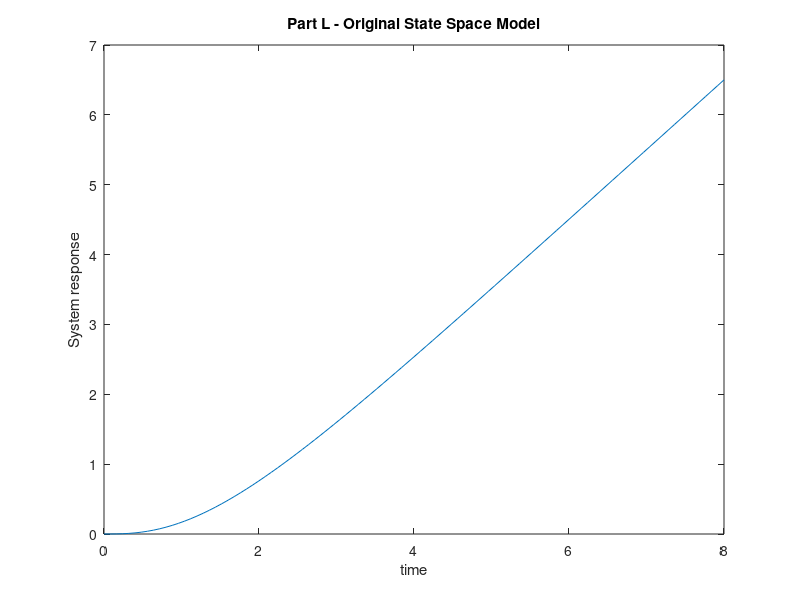

Here is the MATLAB script that generated this plot: (Note: this script raises an error after producing the figure.)
%% LINEAR CONTROL THEORY FINAL PROJECT QUESTION 1

% NOTE FOR THE GRADER: Each part that is written in code must be run within
% its own section. Some parts of the project have variables that rewrite
% themselves so if it is ran all at the same time you will receive
% conflicting information. Thank you!

clear; clc;

%%%%%%%%% CONSTANTS
J = 1; % kg/m^2
L = 1; % henry
R = 2; % ohm
damp = 1; % damping, N-m-s
k_T = 2; % N-m/A


%%%%%%%%%% STATE SPACE
A = [0 1 0; 0 (-damp/J) (k_T/J); 0 0 (-R/L)]
B = [0; 0;(1/L)]
C = [1 0 0]
D = 0

sys = ss(A,B,C,D)

%% PROBLEM 1 PART C

[b,a] = ss2tf(A,B,C,D)

%%% b represents the coefficients of the numerator
%%% a represents the coefficients of the denominator

%% PROBLEM 1 PART E
A_1 = [0 1 0; 0 (-damp/J) (k_T/J);0 0 (-R/L)]
A_2 = [0 1 0; 0 0 1; 0 (-damp*R/(J*L)) (-(damp*L + J*R)/(J*L))]

[Q_1,D_1] = eig(A_1)
[Q_2,D_2] = eig(A_2)

%% PROBLEM 1 PART H

clear; clc; 

J = 1; % kg/m^2
L = 1; % henry
R = 2; % ohm
damp = 1; % damping, N-m-s
k_T = 2; % N-m/A

A = [0 1 0; 0 (-damp/J) (k_T/J); 0 0 (-R/L)]
B = [0; 0;(1/L)]
C = [1 0 0]
D = 0

sys = ss(A,B,C,D)

Co = ctrb(sys)
Ob = obsv(sys)

%% PROBLEM 1 PART K

A = [0 1 0; 0 -1 2; 0 0 -2]
B = [0;0;1]

S = [B A*B (A^2)*B]
S_inv = inv(S)
M_1 = S_inv(rank(S_inv),:)
M = [M_1; (M_1)*A; (M_1)*A^2]
M_inv = inv(M)

A_con = M*A*M_inv
B_con = M*B
C_con = C*M_inv
D_con = 0

%% PROBLEM 1 PART L

% part A

A_A = [0 1 0; 0 -1 2; 0 0 -2]
B_A = [0;0;1]
C_A = [1 0 0]
D_A = 0

sys_A = ss(A_A,B_A,C_A,D_A)


y_A = step(sys_A,8)
x_A = [0:8/(size(y_A,1)-1):8]

figure
plot(x_A,y_A)

title('Part L - Original State Space Model')
xlabel('time')
ylabel('System response')

% part E

csys = canon(sys,'modal',Inf)
[A_diag,B_diag,C_diag,D_diag] = ssdata(csys)

y_diag = step(csys,8)
x_diag = [0: 8/(size(y_diag,1)-1):8]

figure
plot(x_diag,y_diag)
title('Part L - Diagonal Matrix')
xlabel('time')
ylabel('System Response')

% part K - Controller Canonical Form

sys_can = ss(A_con,B_con,C_con,D_con)

y_can = step(sys_can,8)
x_can = [0:8/(size(y_can,1)-1):8]

figure
plot(x_can,y_can)
title('Part L - Controller Canonical Form')
xlabel('time')
ylabel('System Response')

figure
plot(x_A,y_A,x_diag,y_diag,x_can,y_can)
title('Combined graphs')
xlabel('time')
ylabel('System Response')

%% PART M

% original state space form
poles = eig(A_A)
p1 = -4
p2 = -12
p3 = -13

K_A = place(A,B,[p1 p2 p3])
sys_A_cl = ss(A_A-B_A*K_A,B_A,C,0)

y_A_cl = step(sys_A_cl,8)
x_A_cl = [0:8/(size(y_A_cl,1)-1):8]

figure
plot(x_A_cl,y_A_cl)
title('Part M - Original State Space Form')
xlabel('time')
ylabel('System Response')

% Diagonal Matrix form - Closed
K_diag = place(A_diag,B_diag,[p1 p2 p3])
sys_diag_cl = ss(A_diag-B_diag*K_diag,B_diag,C,0)
y_diag_cl = step(sys_diag_cl,8)
x_diag_cl = [0:8/(size(y_diag_cl,1)-1):8]

figure
plot(x_diag_cl,y_diag_cl)
title('Part M - Diagonal State Space Form')
xlabel('time')

% Controller Canonical Matrix form - Closed
K_con = place(A_con,B_con,[p1 p2 p3])
sys_con_cl = ss(A_con-B_con*K_con,B_con,C,0)
y_con_cl = step(sys_con_cl,8)
x_con_cl = [0:8/(size(y_con_cl,1)-1):8]

figure
plot(x_con_cl,y_con_cl)
title('Part M - Controller Canonical State Space Form')
xlabel('time')
ylabel('System Response')

